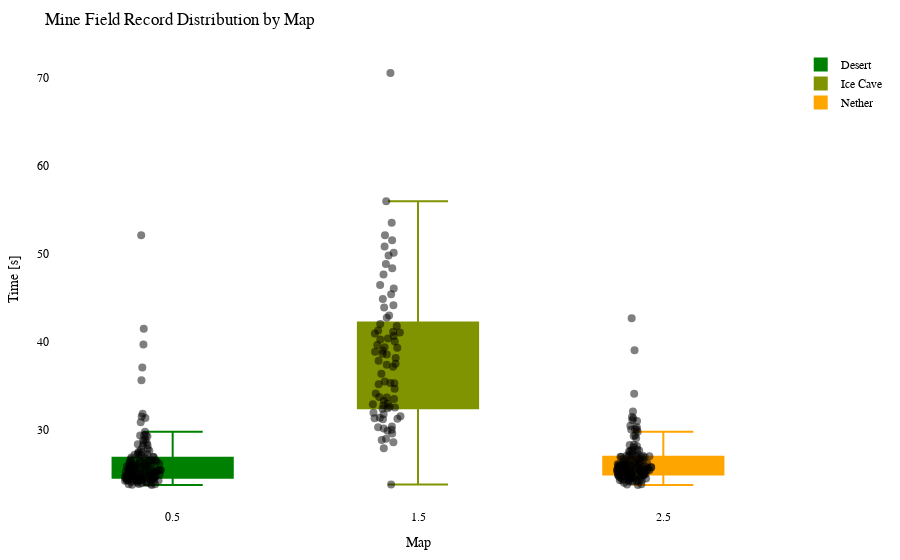

Source (notebook cell):
### Code cell
import plotly.graph_objects as go
import plotly.io as pio

df = getRecordsDataframe(minigame="Minenfeld")

# Calculate the offset for centering the data points
num_columns = len(df.columns)
offset = 0.5

# Create a Swarm plot using Plotly
fig = go.Figure()

cmap = LinearSegmentedColormap.from_list("green_orange", ["green", "orange"])
colors = [to_hex(cmap(i / (num_columns - 1))) for i in range(num_columns)]

for i, (column, color) in enumerate(zip(df.columns, colors)):
    x_values = [i + offset] * len(df[column])  # Adjust x-values with offset for horizontal centering
    fig.add_trace(go.Box(x=x_values,
                         y=df[column],
                         name=column,
                         boxpoints='all',
                         pointpos=-0.5,  # Adjust point position to prevent overlapping
                         marker=dict(color='rgba(0,0,0,0.5)', size=8),  # Adjust marker color and size
                         line=dict(color=color),
                         fillcolor=color,
                         hovertext=df_to_html.index,
                         hoverinfo='name+text+y',
                         showlegend=True))

fig.update_layout(title="Mine Field Record Distribution by Map",
                  xaxis=dict(title="Map"),
                  yaxis=dict(title="Time [s]"),
                  showlegend=True,
                  font=dict(family="Arial", size=12, color="black"),  # Customize font
                  plot_bgcolor="white",  # Set background color
                  margin=dict(l=50, r=50, t=50, b=50),  # Adjust margins for better layout
                  )


pio.show(fig)

pio.write_html(fig, "out/minef_swarm_plot.html")

### Figure 1 — Plotly figure (JSON) as saved in the notebook; plotly's stock layout.template omitted (floating-point values rounded to 4 significant figures; data arrays with more than 128 entries replaced by an {"elided": "..."} marker saying what was removed)
{"data": [{"boxpoints": "all", "fillcolor": "#008000", "hoverinfo": "name+text+y", "hovertext": {"elided": "148 str values"}, "line": {"color": "#008000"}, "marker": {"color": "rgba(0,0,0,0.5)", "size": 8}, "name": "Desert", "pointpos": -0.5, "showlegend": true, "type": "box", "x": {"elided": "148 float values"}, "y": {"elided": "148 float values"}}, {"boxpoints": "all", "fillcolor": "#809300", "hoverinfo": "name+text+y", "hovertext": {"elided": "148 str values"}, "line": {"color": "#809300"}, "marker": {"color": "rgba(0,0,0,0.5)", "size": 8}, "name": "Ice Cave", "pointpos": -0.5, "showlegend": true, "type": "box", "x": {"elided": "148 float values"}, "y": {"elided": "148 float values"}}, {"boxpoints": "all", "fillcolor": "#ffa500", "hoverinfo": "name+text+y", "hovertext": {"elided": "148 str values"}, "line": {"color": "#ffa500"}, "marker": {"color": "rgba(0,0,0,0.5)", "size": 8}, "name": "Nether", "pointpos": -0.5, "showlegend": true, "type": "box", "x": {"elided": "148 float values"}, "y": {"elided": "148 float values"}}], "layout": {"font": {"color": "black", "family": "Arial", "size": 12}, "margin": {"b": 50, "l": 50, "r": 50, "t": 50}, "plot_bgcolor": "white", "showlegend": true, "title": {"text": "Mine Field Record Distribution by Map"}, "xaxis": {"title": {"text": "Map"}}, "yaxis": {"title": {"text": "Time [s]"}}}}
